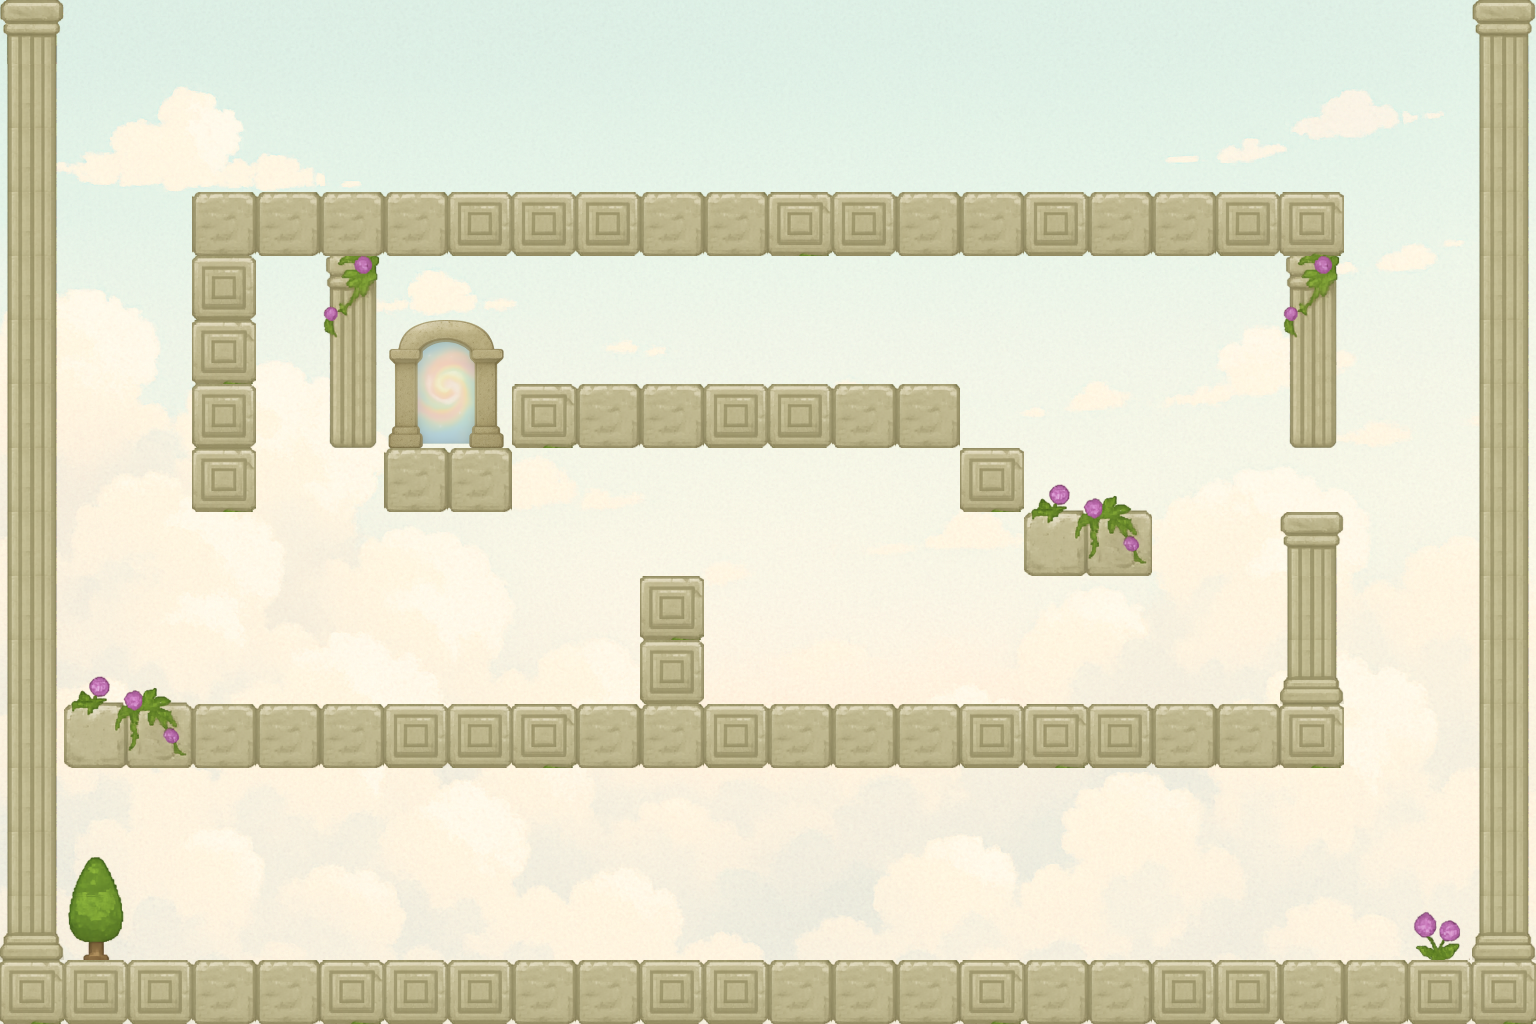

This is a level from a 2D game, rendered from its Tiled map with the project's own tilesets. A one-line summary and the complete map file follow:
An orthogonal 24x16 tile map with 64x64 px tiles, 3 tile layers (Ground, Obstacle, Decoration), 3 tilesets, 1 image layer and 15 objects (6x waypoint, 3x enemy_spawn, 3x gem, player_spawn, portal, ...).

<map version="1.10" tiledversion="1.11.2" orientation="orthogonal" renderorder="right-down" width="24" height="16" tilewidth="64" tileheight="64" infinite="0" nextlayerid="9" nextobjectid="33">
 <tileset firstgid="1" source="../tilesets/items.tsx" />
 <tileset firstgid="226" source="../tilesets/enemy.tsx" />
 <tileset firstgid="326" source="../tilesets/tile-1.tsx" />
 <imagelayer id="4" name="Background">
  <image source="../images/level/background_2.png" width="1536" height="1024" />
 </imagelayer>
 <objectgroup id="7" name="Enemies">
  <object id="8" name="enemy_3" type="enemy_spawn" gid="226" x="713" y="602" width="96" height="96">
   <properties>
    <property name="enemy_type" type="int" value="1" />
    <property name="speed" type="int" value="80" />
   </properties>
  </object>
  <object id="12" name="enemy_2" type="enemy_spawn" gid="236" x="210" y="192" width="96" height="96">
   <properties>
    <property name="enemy_type" type="int" value="0" />
    <property name="speed" type="int" value="120" />
   </properties>
  </object>
  <object id="16" name="enemy_1" type="enemy_spawn" gid="236" x="516" y="960" width="96" height="96">
   <properties>
    <property name="enemy_type" type="int" value="0" />
    <property name="speed" type="int" value="120" />
   </properties>
  </object>
  <object id="23" name="enemy_1_start" type="waypoint" x="516" y="960">
   <point />
  </object>
  <object id="24" name="enemy_1_end" type="waypoint" x="1322" y="960">
   <point />
  </object>
  <object id="25" name="enemy_2_start" type="waypoint" x="210" y="192">
   <point />
  </object>
  <object id="26" name="enemy_2_end" type="waypoint" x="1232" y="192">
   <point />
  </object>
  <object id="28" name="enemy_3_start" type="waypoint" x="713" y="602">
   <point />
  </object>
  <object id="30" name="enemy_3_end" type="waypoint" x="922" y="602">
   <point />
  </object>
 </objectgroup>
 <objectgroup id="8" name="Player">
  <object id="22" name="player" type="player_spawn" x="160" y="771.965">
   <point />
  </object>
 </objectgroup>
 <objectgroup id="5" name="Doors">
  <object id="3" name="portal" type="portal" x="416.57" y="360.32" width="59.8944" height="86.6893" />
 </objectgroup>
 <objectgroup id="6" name="Items">
  <object id="5" name="gem_3" type="gem" gid="1" x="287.149" y="512.953" width="64" height="64" />
  <object id="6" name="gem_2" type="gem" gid="1" x="1024.97" y="384.264" width="64" height="64" />
  <object id="7" name="gem_1" type="gem" gid="1" x="320.625" y="862.859" width="64" height="64" />
  <object id="21" name="box_1" type="box" gid="16" x="383.611" y="703.68" width="64" height="64" />
 </objectgroup>
 <layer id="1" name="Ground" width="24" height="16">
  <data encoding="csv">
0,0,0,0,0,0,0,0,0,0,0,0,0,0,0,0,0,0,0,0,0,0,0,0,
0,0,0,0,0,0,0,0,0,0,0,0,0,0,0,0,0,0,0,0,0,0,0,0,
0,0,0,0,0,0,0,0,0,0,0,0,0,0,0,0,0,0,0,0,0,0,0,0,
0,0,0,332,332,332,332,331,331,331,332,332,333,331,332,332,331,332,332,331,333,0,0,0,
0,0,0,0,0,0,0,0,0,0,0,0,0,0,0,0,0,0,0,0,0,0,0,0,
0,0,0,0,0,0,0,0,0,0,0,0,0,0,0,0,0,0,0,0,0,0,0,0,
0,0,0,0,0,0,0,0,333,332,332,331,331,332,0,0,0,0,0,0,0,0,0,0,
0,0,0,0,0,0,332,332,0,0,0,0,0,0,0,0,0,0,0,0,0,0,0,0,
0,0,0,0,0,0,0,0,0,0,0,0,0,0,0,0,334,0,0,0,0,0,0,0,
0,0,0,0,0,0,0,0,0,0,0,0,0,0,0,0,0,0,0,0,0,0,0,0,
0,0,0,0,0,0,0,0,0,0,0,0,0,0,0,0,0,0,0,0,0,0,0,0,
0,334,335,332,332,332,331,331,333,332,332,331,332,332,332,331,333,331,332,332,0,0,0,0,
0,0,0,0,0,0,0,0,0,0,0,0,0,0,0,0,0,0,0,0,0,0,0,0,
0,0,0,0,0,0,0,0,0,0,0,0,0,0,0,0,0,0,0,0,0,0,0,0,
0,0,0,0,0,0,0,0,0,0,0,0,0,0,0,0,0,0,0,0,0,0,0,0,
333,331,331,332,332,333,331,331,332,332,331,331,332,332,332,333,332,332,331,331,332,332,331,333
</data>
 </layer>
 <layer id="2" name="Obstacle" width="24" height="16">
  <data encoding="csv">
336,0,0,0,0,0,0,0,0,0,0,0,0,0,0,0,0,0,0,0,0,0,0,336,
341,0,0,0,0,0,0,0,0,0,0,0,0,0,0,0,0,0,0,0,0,0,0,341,
341,0,0,0,0,0,0,0,0,0,0,0,0,0,0,0,0,0,0,0,0,0,0,341,
341,0,0,0,0,0,0,0,0,0,0,0,0,0,0,0,0,0,0,0,0,0,0,341,
341,0,0,331,0,338,0,0,0,0,0,0,0,0,0,0,0,0,0,0,338,0,0,341,
341,0,0,333,0,343,0,0,0,0,0,0,0,0,0,0,0,0,0,0,343,0,0,341,
341,0,0,331,0,348,0,0,0,0,0,0,0,0,332,0,0,0,0,0,348,0,0,341,
341,0,0,333,0,0,0,0,0,0,0,0,0,0,0,333,0,0,0,0,0,0,0,341,
341,0,0,0,0,0,0,0,0,0,0,0,0,0,0,0,0,335,0,0,336,0,0,341,
341,0,0,0,0,0,0,0,0,0,333,0,0,0,0,0,0,0,0,0,341,0,0,341,
341,0,0,0,0,0,0,0,0,0,331,0,0,0,0,0,0,0,0,0,346,0,0,341,
341,0,0,0,0,0,0,0,0,0,0,0,0,0,0,0,0,0,0,0,333,0,0,341,
341,0,0,0,0,0,0,0,0,0,0,0,0,0,0,0,0,0,0,0,0,0,0,341,
341,0,0,0,0,0,0,0,0,0,0,0,0,0,0,0,0,0,0,0,0,0,0,341,
346,0,0,0,0,0,0,0,0,0,0,0,0,0,0,0,0,0,0,0,0,0,0,346,
0,0,0,0,0,0,0,0,0,0,0,0,0,0,0,0,0,0,0,0,0,0,0,0
</data>
 </layer>
 <layer id="3" name="Decoration" width="24" height="16">
  <data encoding="csv">
336,0,0,0,0,0,0,0,0,0,0,0,0,0,0,0,0,0,0,0,0,0,0,0,
0,0,0,0,0,0,0,0,0,0,0,0,0,0,0,0,0,0,0,0,0,0,0,0,
0,0,0,0,0,0,0,0,0,0,0,0,0,0,0,0,0,0,0,0,0,0,0,0,
0,0,0,0,0,0,0,0,0,0,0,0,0,0,0,0,0,0,0,0,0,0,0,0,
0,0,0,0,0,0,0,0,0,0,0,0,0,0,0,0,0,0,0,0,0,0,0,0,
0,0,0,0,0,0,344,345,0,0,0,0,0,0,0,0,0,0,0,0,0,0,0,0,
0,0,0,0,0,0,349,350,0,0,0,0,0,0,0,0,0,0,0,0,0,0,0,0,
0,0,0,0,0,0,0,0,0,0,0,0,0,0,0,0,329,330,0,0,0,0,0,0,
0,0,0,0,0,0,0,0,0,0,0,0,0,0,0,0,0,0,0,0,0,0,0,0,
0,0,0,0,0,0,0,0,0,0,0,0,0,0,0,0,0,0,0,0,0,0,0,0,
0,329,330,0,0,0,0,0,0,0,0,0,0,0,0,0,0,0,0,0,0,0,0,0,
0,0,0,0,0,0,0,0,0,0,0,0,0,0,0,0,0,0,0,0,0,0,0,0,
0,0,0,0,0,0,0,0,0,0,0,0,0,0,0,0,0,0,0,0,0,0,0,0,
0,337,0,0,0,0,0,0,0,0,0,0,0,0,0,0,0,0,0,0,0,0,0,0,
0,342,0,0,0,0,0,0,0,0,0,0,0,0,0,0,0,0,0,0,0,0,328,0,
0,0,0,0,0,0,0,0,0,0,0,0,0,0,0,0,0,0,0,0,0,0,0,0
</data>
 </layer>
</map>
